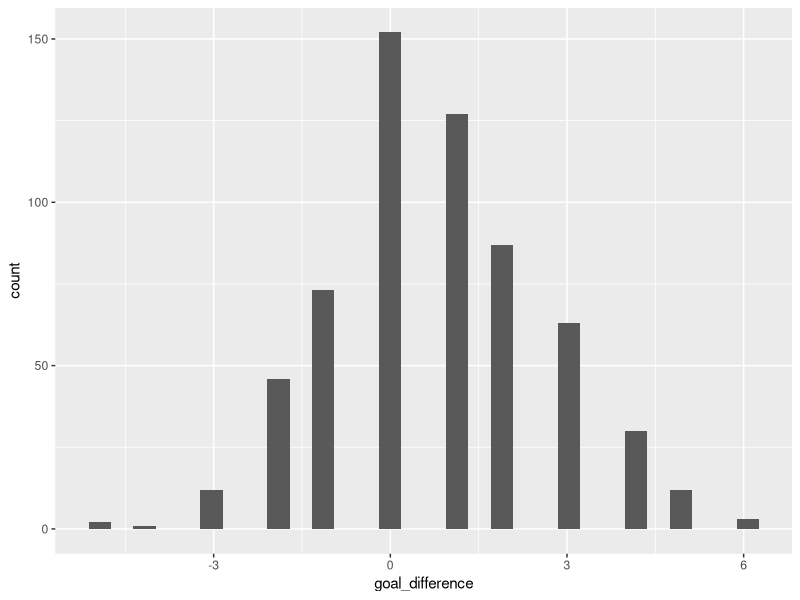
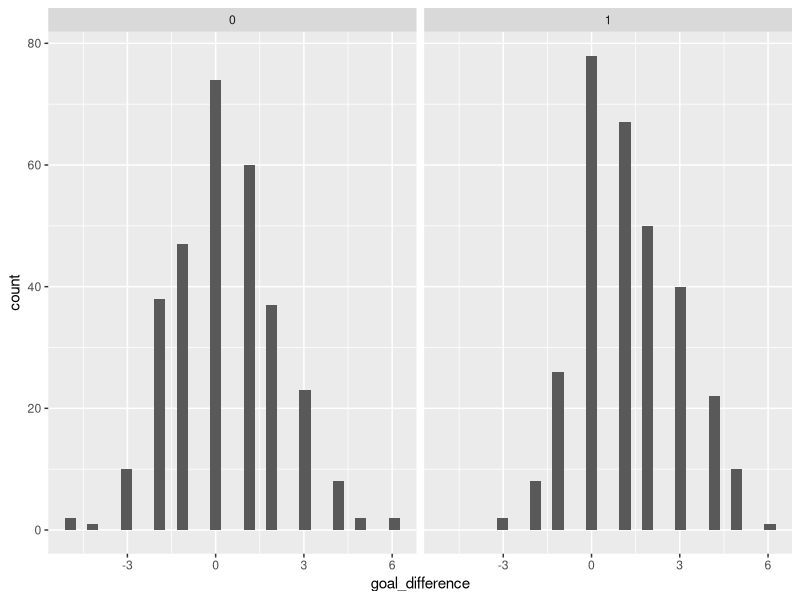
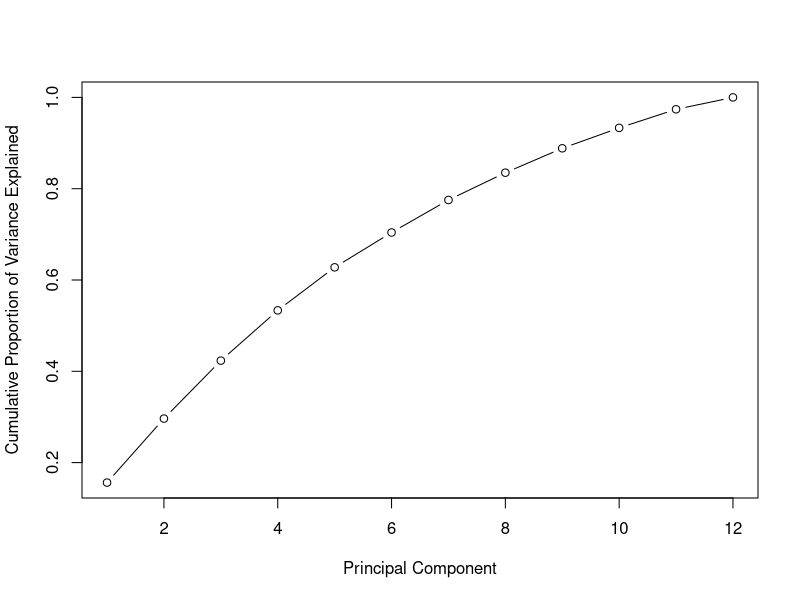
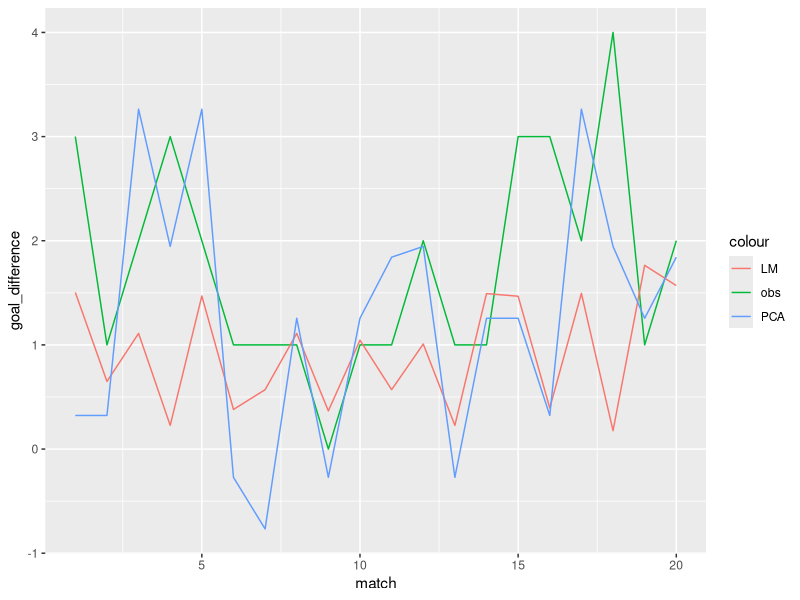

These figures' R source, in order:
library(data.table)
library(dplyr)
library(ggplot2)
library(MASS)
library(rpart)


#adat beolvasasa
data <- fread('data/Liverpool_football_data.csv')

summary(data)


# megfelelo oszlopok kialakitasa a modellhez
train_data <- data.table()

for (i in 0:15){
  print(paste(formatC(3+i, width=2, flag="0"), formatC(4+i, width=2, flag="0"), sep="-"))
  season <- data[year == paste(formatC(3+i, width=2, flag="0"), formatC(4+i, width=2, flag="0"), sep="-")]
  seasonsbefore <- data[year %in% c(paste(formatC(0+i, width=2, flag="0"), formatC(1+i, width=2, flag="0"), sep="-"), 
                                    paste(formatC(1+i, width=2, flag="0"), formatC(2+i, width=2, flag="0"), sep="-"),
                                    paste(formatC(2+i, width=2, flag="0"), formatC(3+i, width=2, flag="0"), sep="-"))]
  
  team_data <- data.table(team=character(),
                          mean_goals_scored=numeric(), 
                          mean_goals_received=numeric(), 
                          mean_shots_on_target=numeric())
  
  for (l in 1:19){
    temp <- seasonsbefore[OTHER == unique(season$OTHER)[l]]
    row <- data.table(team=unique(season$OTHER)[l],
                      mean_goals_scored=mean(temp$L_goals), 
                      mean_goals_received=mean(temp$O_goals), 
                      mean_shots_on_target=mean(temp$L_shots_on_target))
    team_data <- rbindlist(list(team_data, row))
  }
  
  team_data[is.na(team_data)] <- 0
  
  
  for (l in 1:19){
    season[OTHER==unique(season$OTHER)[l], 
           mean_goals_scored:=team_data[team==unique(season$OTHER)[l], mean_goals_scored]]
    season[OTHER==unique(season$OTHER)[l], 
           mean_goals_received:=team_data[team==unique(season$OTHER)[l], mean_goals_received]]
    season[OTHER==unique(season$OTHER)[l], 
           mean_shots_on_target:=team_data[team==unique(season$OTHER)[l], mean_shots_on_target]]
  }
  
  train_data <- rbindlist(list(train_data, season))
}

train_data[, goal_difference_lag1 := lag(train_data$goal_difference, n=1)]
train_data[, goal_difference_lag2 := lag(train_data$goal_difference, n=2)]
train_data[, goal_difference_lag3 := lag(train_data$goal_difference, n=3)]
train_data[, L_shots_on_target_lag1 := lag(train_data$L_shots_on_target, n=1)]
train_data[, L_shots_on_target_lag2 := lag(train_data$L_shots_on_target, n=2)]
train_data[, L_shots_on_target_lag3 := lag(train_data$L_shots_on_target, n=3)]
train_data[, yellow_cards_lag1 := lag(train_data$L_yellow_cards, n=1)]
train_data[is.na(train_data)] <- 0

to_model <- train_data[, .(goal_difference, 
                           home, 
                           mean_goals_scored, 
                           mean_goals_received, 
                           mean_shots_on_target,
                           goal_difference_lag1,
                           goal_difference_lag2,
                           goal_difference_lag3,
                           L_shots_on_target_lag1,
                           L_shots_on_target_lag2,
                           L_shots_on_target_lag3,
                           yellow_cards_lag1)]


# test_data letrehozasa
season <- data[year == "19-20"]
seasonsbefore <- data[year %in% c("16-17", "17-18", "18-19")]

team_data <- data.table(team=character(),
                        mean_goals_scored=numeric(), 
                        mean_goals_received=numeric(), 
                        mean_shots_on_target=numeric())

for (l in 1:19){
  temp <- seasonsbefore[OTHER == unique(season$OTHER)[l]]
  row <- data.table(team=unique(season$OTHER)[l],
                    mean_goals_scored=mean(temp$L_goals), 
                    mean_goals_received=mean(temp$O_goals), 
                    mean_shots_on_target=mean(temp$L_shots_on_target))
  team_data <- rbindlist(list(team_data, row))
}

team_data[is.na(team_data)] <- 0


for (l in 1:19){
  season[OTHER==unique(season$OTHER)[l], 
         mean_goals_scored:=team_data[team==unique(season$OTHER)[l], mean_goals_scored]]
  season[OTHER==unique(season$OTHER)[l], 
         mean_goals_received:=team_data[team==unique(season$OTHER)[l], mean_goals_received]]
  season[OTHER==unique(season$OTHER)[l], 
         mean_shots_on_target:=team_data[team==unique(season$OTHER)[l], mean_shots_on_target]]
}

test_data <- season

test_data[, goal_difference_lag1 := lag(test_data$goal_difference, n=1)]
test_data[, goal_difference_lag2 := lag(test_data$goal_difference, n=2)]
test_data[, goal_difference_lag3 := lag(test_data$goal_difference, n=3)]
test_data[, L_shots_on_target_lag1 := lag(test_data$L_shots_on_target, n=1)]
test_data[, L_shots_on_target_lag2 := lag(test_data$L_shots_on_target, n=2)]
test_data[, L_shots_on_target_lag3 := lag(test_data$L_shots_on_target, n=3)]
test_data[, yellow_cards_lag1 := lag(test_data$L_yellow_cards, n=1)]
test_data[is.na(test_data)] <- 0

to_model_test <- test_data[, .(goal_difference, 
                               home, 
                               mean_goals_scored, 
                               mean_goals_received, 
                               mean_shots_on_target,
                               goal_difference_lag1,
                               goal_difference_lag2,
                               goal_difference_lag3,
                               L_shots_on_target_lag1,
                               L_shots_on_target_lag2,
                               L_shots_on_target_lag3,
                               yellow_cards_lag1)]


#a valtozok vizsgalata
ggplot(data=train_data, aes(goal_difference)) + geom_histogram()

ggplot(data=train_data, aes(goal_difference)) + geom_histogram() + 
  facet_wrap(~ as.factor(home))

train_data[, mean(goal_difference), by=home]


#regresszios modell
lm_full <- lm(goal_difference ~ ., data=to_model)
step <- stepAIC(lm_full, trace=FALSE)

summary(step)

lm_pred <- predict(step, to_model_test)


#PCA modell
pca <- prcomp(to_model, scale = TRUE)

std_dev <- pca$sdev
pr_var <- std_dev^2
prop_varex <- pr_var/sum(pr_var)

plot(cumsum(prop_varex), xlab = "Principal Component",
     ylab = "Cumulative Proportion of Variance Explained",
     type = "b")

train.data <- data.frame(goal_difference = to_model$goal_difference, pca$x)
rpart.model <- rpart(goal_difference ~ .,data = train.data, method = "anova")




test.data <- predict(pca, newdata = to_model_test)
test.data <- as.data.frame(test.data)

rpart.prediction <- predict(rpart.model, test.data)
pca_pred <- rpart.prediction


#az eredmenyek abrazolasa
results <- data.table(goal_difference=to_model_test$goal_difference,
                      lm_prediction=lm_pred,
                      pca_prediction=pca_pred)
results[, match := as.integer(row.names(results))]


ggplot(data=results, aes(x=match)) +
  geom_line(aes(y=goal_difference, color="obs")) +
  geom_line(aes(y=lm_prediction, color="LM")) +
  geom_line(aes(y=pca_prediction, color="PCA"))